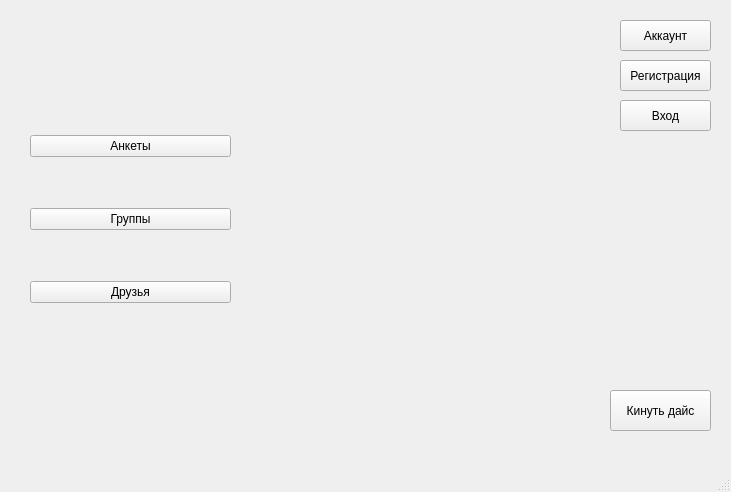
<?xml version="1.0" encoding="UTF-8"?>
<ui version="4.0">
 <class>MainWindow</class>
 <widget class="QMainWindow" name="MainWindow">
  <property name="geometry">
   <rect>
    <x>0</x>
    <y>0</y>
    <width>731</width>
    <height>492</height>
   </rect>
  </property>
  <property name="windowTitle">
   <string>MainWindow</string>
  </property>
  <widget class="QWidget" name="centralwidget">
   <widget class="QWidget" name="verticalLayoutWidget">
    <property name="geometry">
     <rect>
      <x>30</x>
      <y>90</y>
      <width>201</width>
      <height>261</height>
     </rect>
    </property>
    <layout class="QVBoxLayout" name="verticalLayout">
     <item>
      <widget class="QPushButton" name="questionnaires_btn">
       <property name="text">
        <string>Анкеты</string>
       </property>
      </widget>
     </item>
     <item>
      <widget class="QPushButton" name="groups_btn">
       <property name="text">
        <string>Группы</string>
       </property>
      </widget>
     </item>
     <item>
      <widget class="QPushButton" name="friends_btn">
       <property name="text">
        <string>Друзья</string>
       </property>
      </widget>
     </item>
    </layout>
   </widget>
   <widget class="QPushButton" name="account_btn">
    <property name="geometry">
     <rect>
      <x>620</x>
      <y>20</y>
      <width>91</width>
      <height>31</height>
     </rect>
    </property>
    <property name="text">
     <string>Аккаунт</string>
    </property>
   </widget>
   <widget class="QPushButton" name="throw_dice_btn">
    <property name="geometry">
     <rect>
      <x>610</x>
      <y>390</y>
      <width>101</width>
      <height>41</height>
     </rect>
    </property>
    <property name="text">
     <string>Кинуть дайс</string>
    </property>
   </widget>
   <widget class="QPushButton" name="reg_btn">
    <property name="geometry">
     <rect>
      <x>620</x>
      <y>60</y>
      <width>91</width>
      <height>31</height>
     </rect>
    </property>
    <property name="text">
     <string>Регистрация</string>
    </property>
   </widget>
   <widget class="QPushButton" name="login_btn">
    <property name="geometry">
     <rect>
      <x>620</x>
      <y>100</y>
      <width>91</width>
      <height>31</height>
     </rect>
    </property>
    <property name="text">
     <string>Вход</string>
    </property>
   </widget>
  </widget>
  <widget class="QMenuBar" name="menubar">
   <property name="geometry">
    <rect>
     <x>0</x>
     <y>0</y>
     <width>731</width>
     <height>22</height>
    </rect>
   </property>
  </widget>
  <widget class="QStatusBar" name="statusbar"/>
 </widget>
 <resources/>
 <connections/>
</ui>
